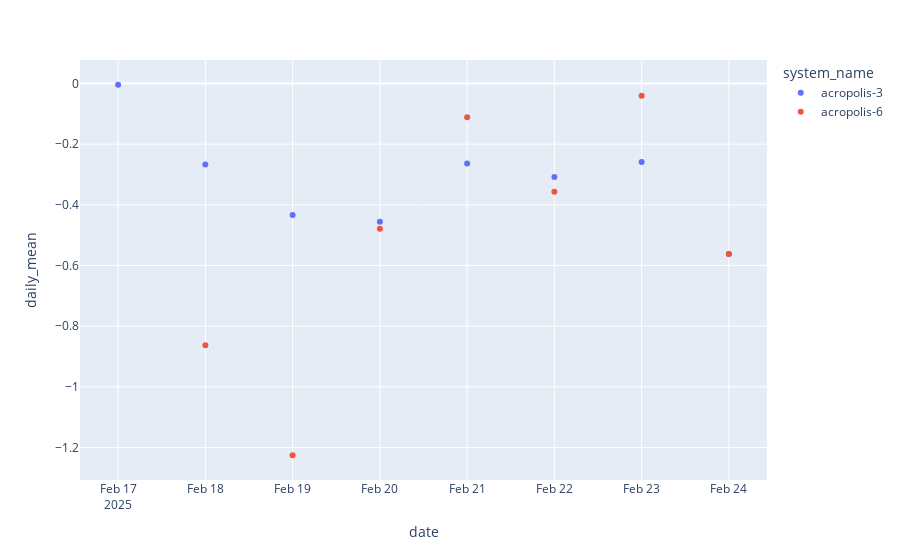
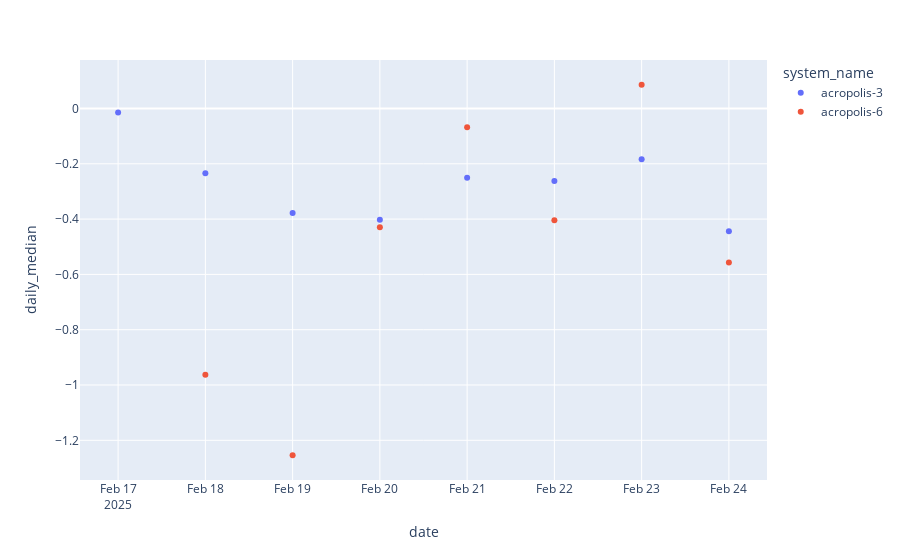

Notebook source saved alongside these figures, in order:
### Code cell
df_daily_mean = df.sort("datetime") \
    .with_columns(pl.col("datetime").dt.date().alias("date")) \
    .group_by(["date", "system_name", "system_id"]) \
    .agg([
        (pl.col("diff").mean()).alias("daily_mean"),
        (pl.col("diff").median()).alias("daily_median")
        ]) \
    .sort("system_id")
    
fig = px.scatter(df_daily_mean, x="date", y="daily_mean", color = "system_name")
fig.show()
fig = px.scatter(df_daily_mean, x="date", y="daily_median", color = "system_name")
fig.show()

### Figure 1 — Plotly figure (JSON) as saved in the notebook; plotly's stock layout.template omitted (floating-point values rounded to 4 significant figures)
{"data": [{"hovertemplate": "system_name=acropolis-3<br>date=%{x}<br>daily_mean=%{y}<extra></extra>", "legendgroup": "acropolis-3", "marker": {"color": "#636efa", "symbol": "circle"}, "mode": "markers", "name": "acropolis-3", "orientation": "v", "showlegend": true, "type": "scatter", "x": ["2025-02-18T00:00:00", "2025-02-24T00:00:00", "2025-02-17T00:00:00", "2025-02-23T00:00:00", "2025-02-21T00:00:00", "2025-02-20T00:00:00", "2025-02-22T00:00:00", "2025-02-19T00:00:00"], "xaxis": "x", "y": [-0.2672, -0.562, -0.003982, -0.2588, -0.2636, -0.456, -0.3083, -0.4333], "yaxis": "y"}, {"hovertemplate": "system_name=acropolis-6<br>date=%{x}<br>daily_mean=%{y}<extra></extra>", "legendgroup": "acropolis-6", "marker": {"color": "#EF553B", "symbol": "circle"}, "mode": "markers", "name": "acropolis-6", "orientation": "v", "showlegend": true, "type": "scatter", "x": ["2025-02-23T00:00:00", "2025-02-20T00:00:00", "2025-02-22T00:00:00", "2025-02-24T00:00:00", "2025-02-19T00:00:00", "2025-02-21T00:00:00", "2025-02-18T00:00:00"], "xaxis": "x", "y": [-0.04037, -0.4788, -0.3569, -0.5619, -1.226, -0.1108, -0.8627], "yaxis": "y"}], "layout": {"legend": {"title": {"text": "system_name"}, "tracegroupgap": 0}, "margin": {"t": 60}, "xaxis": {"anchor": "y", "domain": [0, 1], "title": {"text": "date"}}, "yaxis": {"anchor": "x", "domain": [0, 1], "title": {"text": "daily_mean"}}}}

### Figure 2 — Plotly figure (JSON) as saved in the notebook; plotly's stock layout.template omitted (floating-point values rounded to 4 significant figures)
{"data": [{"hovertemplate": "system_name=acropolis-3<br>date=%{x}<br>daily_median=%{y}<extra></extra>", "legendgroup": "acropolis-3", "marker": {"color": "#636efa", "symbol": "circle"}, "mode": "markers", "name": "acropolis-3", "orientation": "v", "showlegend": true, "type": "scatter", "x": ["2025-02-18T00:00:00", "2025-02-24T00:00:00", "2025-02-17T00:00:00", "2025-02-23T00:00:00", "2025-02-21T00:00:00", "2025-02-20T00:00:00", "2025-02-22T00:00:00", "2025-02-19T00:00:00"], "xaxis": "x", "y": [-0.2341, -0.444, -0.01493, -0.1831, -0.2507, -0.4021, -0.262, -0.3777], "yaxis": "y"}, {"hovertemplate": "system_name=acropolis-6<br>date=%{x}<br>daily_median=%{y}<extra></extra>", "legendgroup": "acropolis-6", "marker": {"color": "#EF553B", "symbol": "circle"}, "mode": "markers", "name": "acropolis-6", "orientation": "v", "showlegend": true, "type": "scatter", "x": ["2025-02-23T00:00:00", "2025-02-20T00:00:00", "2025-02-22T00:00:00", "2025-02-24T00:00:00", "2025-02-19T00:00:00", "2025-02-21T00:00:00", "2025-02-18T00:00:00"], "xaxis": "x", "y": [0.08588, -0.4293, -0.4039, -0.557, -1.254, -0.06762, -0.9627], "yaxis": "y"}], "layout": {"legend": {"title": {"text": "system_name"}, "tracegroupgap": 0}, "margin": {"t": 60}, "xaxis": {"anchor": "y", "domain": [0, 1], "title": {"text": "date"}}, "yaxis": {"anchor": "x", "domain": [0, 1], "title": {"text": "daily_median"}}}}
